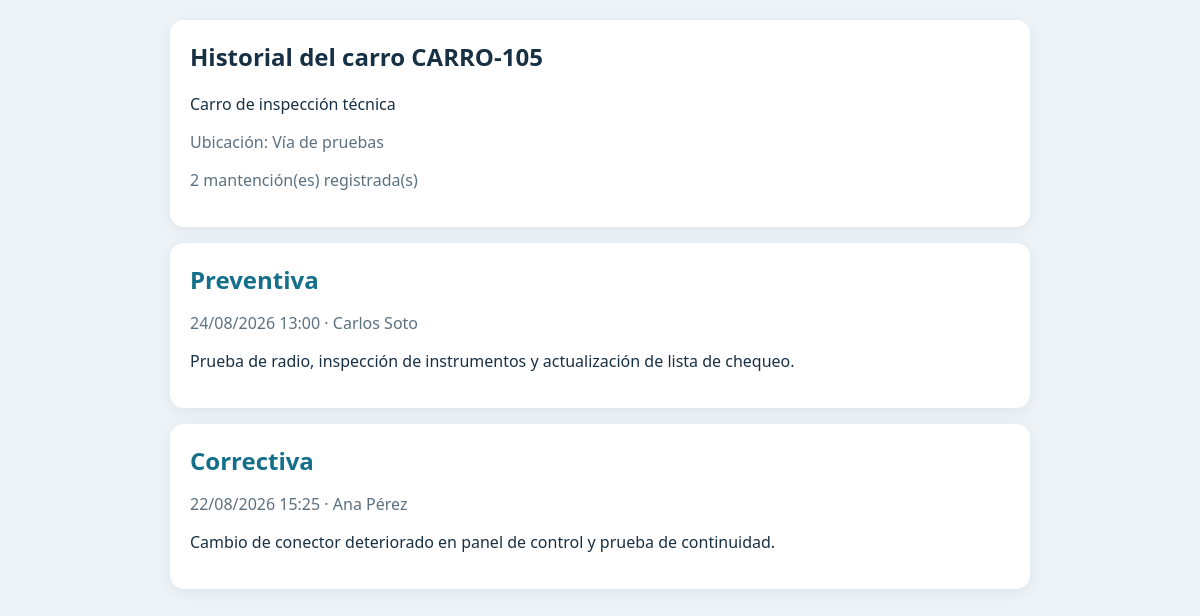
The page /ver.php?carro=CARRO-105 on the database its author committed.
### tables this page shows
CREATE TABLE IF NOT EXISTS carros (
  id INT UNSIGNED AUTO_INCREMENT PRIMARY KEY,
  codigo VARCHAR(80) NOT NULL UNIQUE,
  descripcion VARCHAR(255) NULL,
  ubicacion VARCHAR(120) NULL,
  activo TINYINT(1) NOT NULL DEFAULT 1,
  creado_en TIMESTAMP NOT NULL DEFAULT CURRENT_TIMESTAMP
);

CREATE TABLE IF NOT EXISTS mantenciones (
  id BIGINT UNSIGNED AUTO_INCREMENT PRIMARY KEY,
  carro_id INT UNSIGNED NOT NULL,
  usuario_id INT UNSIGNED NOT NULL,
  tipo ENUM('Preventiva','Correctiva') NOT NULL,
  descripcion TEXT NOT NULL,
  foto VARCHAR(255) NULL,
  realizada_en TIMESTAMP NOT NULL DEFAULT CURRENT_TIMESTAMP,
  CONSTRAINT fk_mant_carro FOREIGN KEY (carro_id) REFERENCES carros(id) ON DELETE RESTRICT ON UPDATE CASCADE,
  CONSTRAINT fk_mant_usuario FOREIGN KEY (usuario_id) REFERENCES usuarios(id) ON DELETE RESTRICT ON UPDATE CASCADE,
  INDEX idx_mant_carro_fecha (carro_id, realizada_en)
);

CREATE TABLE IF NOT EXISTS usuarios (
  id INT UNSIGNED AUTO_INCREMENT PRIMARY KEY,
  nombre VARCHAR(120) NOT NULL,
  correo VARCHAR(190) NOT NULL UNIQUE,
  password_hash VARCHAR(255) NOT NULL,
  rol ENUM('operario','supervisor') NOT NULL DEFAULT 'operario',
  activo TINYINT(1) NOT NULL DEFAULT 1,
  creado_en TIMESTAMP NOT NULL DEFAULT CURRENT_TIMESTAMP
);

### db.php (called while the page is built, shortened)
<?php
function db(): PDO
{
    static $pdo = null;
    if ($pdo instanceof PDO) {
        return $pdo;
    }
    $dsn = 'mysql:host=' . DB_HOST . ';dbname=' . DB_NAME . ';charset=utf8mb4';
    $pdo = new PDO($dsn, DB_USER, DB_PASS, [
        PDO::ATTR_ERRMODE => PDO::ERRMODE_EXCEPTION,
        PDO::ATTR_DEFAULT_FETCH_MODE => PDO::FETCH_ASSOC,
        PDO::ATTR_EMULATE_PREPARES => false,
    ]);
    return $pdo;
}
function e(?string $value): string
{
    return htmlspecialchars($value ?? '', ENT_QUOTES | ENT_SUBSTITUTE, 'UTF-8');
}

### ver.php (the view, shortened to what this page needs)
<?php
$codigo = trim((string)($_GET['carro'] ?? ''));
$stmt = db()->prepare('SELECT id, codigo, descripcion, ubicacion FROM carros WHERE codigo = ? AND activo = 1 LIMIT 1');
$stmt->execute([$codigo]); $carro = $stmt->fetch(); $mantenciones = [];
if ($carro) { $stmt = db()->prepare('SELECT m.*, u.nombre AS trabajador FROM mantenciones m JOIN usuarios u ON u.id=m.usuario_id WHERE m.carro_id=? ORDER BY m.realizada_en DESC, m.id DESC'); $stmt->execute([$carro['id']]); $mantenciones = $stmt->fetchAll(); } else { http_response_code(404); }
?><!doctype html><html lang="es"><head><meta charset="utf-8"><meta name="viewport" content="width=device-width,initial-scale=1"><title>Historial <?=e($codigo)?></title></head><body><main class="wrap"><?php if(!$carro):?><section class="notfound"><h1>Carro no encontrado</h1><p>El código <strong><?=e($codigo)?></strong> no existe o está inactivo.</p></section><?php else:?><section class="hero"><h1>Historial del carro <?=e($carro['codigo'])?></h1><?php if($carro['descripcion']):?><p><?=e($carro['descripcion'])?></p><?php endif;?><?php if($carro['ubicacion']):?><p class="meta">Ubicación: <?=e($carro['ubicacion'])?></p><?php endif;?><p class="meta"><?=count($mantenciones)?> mantención(es) registrada(s)</p></section><?php if(!$mantenciones):?><p class="empty">Todavía no hay mantenciones registradas.</p><?php else: foreach($mantenciones as $m):?><article class="item"><h2><?=e($m['tipo'])?></h2><p class="meta"><?=e(date('d/m/Y H:i', strtotime($m['realizada_en'])))?> · <?=e($m['trabajador'])?></p><p><?=nl2br(e($m['descripcion']))?></p></article><?php endforeach; endif; endif;?></main></body></html>

### ver.php (style rules this page uses)
* { box-sizing:border-box }
body { margin:0;background:#eef3f7;color:#183044;font:16px system-ui,sans-serif }
.wrap { max-width:900px;margin:auto;padding:20px }
.hero,.item { background:#fff;border-radius:14px;padding:20px;margin-bottom:16px;box-shadow:0 3px 15px #18304412 }
.hero h1 { margin-top:0 }
.meta { color:#5c7180 }
.item h2 { margin:0;color:#136f8a }

### rows shown on the page
carros: codigo "CARRO-105", descripcion "Carro de inspección técnica", ubicacion "Vía de pruebas"
mantenciones: tipo "Preventiva", realizada_en "24/08/2026 13:00", usuario.nombre "Carlos Soto", descripcion "Prueba de radio, inspección de instrumentos y actualización de lista de chequeo."
mantenciones: tipo "Correctiva", realizada_en "22/08/2026 15:25", usuario.nombre "Ana Pérez", descripcion "Cambio de conector deteriorado en panel de control y prueba de continuidad."

### other values the page prints
count($mantenciones) "2"
